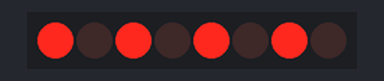
Bench run of a sketch on a simulated Arduino Uno, built with avr-gcc and run on an emulated ATmega328P. Shown: 8 shift-register outputs drawn as a row of LEDs (first output left, lit = HIGH). Wiring (inferred from the names in the program): shift register (74HC595): data pin 12; shift clock pin 9; latch pin 11. Wiring (inferred from the signals the program sends): row of LEDs: on Q0, Q1, Q2, Q3, Q4, Q5, Q6, Q7.

Above: at 0.12 s.
At 2.37 s:
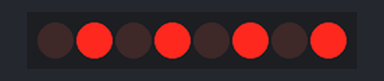
Timing chart, 0 to 3.0 s (numbered marks = the images above):
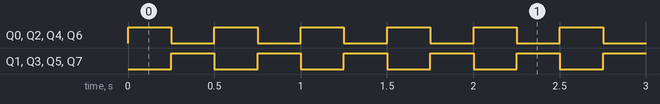

The sketch:

serial_to_parallel_shift_register.ino
```cpp
int latchPin = 11;
int clockPin = 9;
int dataPin = 12;
int delay_time = 250;

byte LEDs = 0xAA;

void setup() {
  // put your setup code here, to run once:
  Serial.begin(9600);
  pinMode(latchPin, OUTPUT);
  pinMode(dataPin, OUTPUT);
  pinMode(clockPin, OUTPUT);
}

void loop() {
  // put your main code here, to run repeatedly:
  digitalWrite(latchPin, LOW);
  byte LEDs = 0xAA;
  shiftOut(dataPin, clockPin, LSBFIRST, LEDs);
  digitalWrite(latchPin, HIGH);
  delay(delay_time);
  LEDs = 0x55;
  digitalWrite(latchPin, LOW);
  shiftOut(dataPin, clockPin, LSBFIRST, LEDs);
  digitalWrite(latchPin, HIGH);
  delay(delay_time);
}
```

Measured:
- by itself, Q0–7: alternates HIGH for 0.25 s and LOW for 0.25 s
